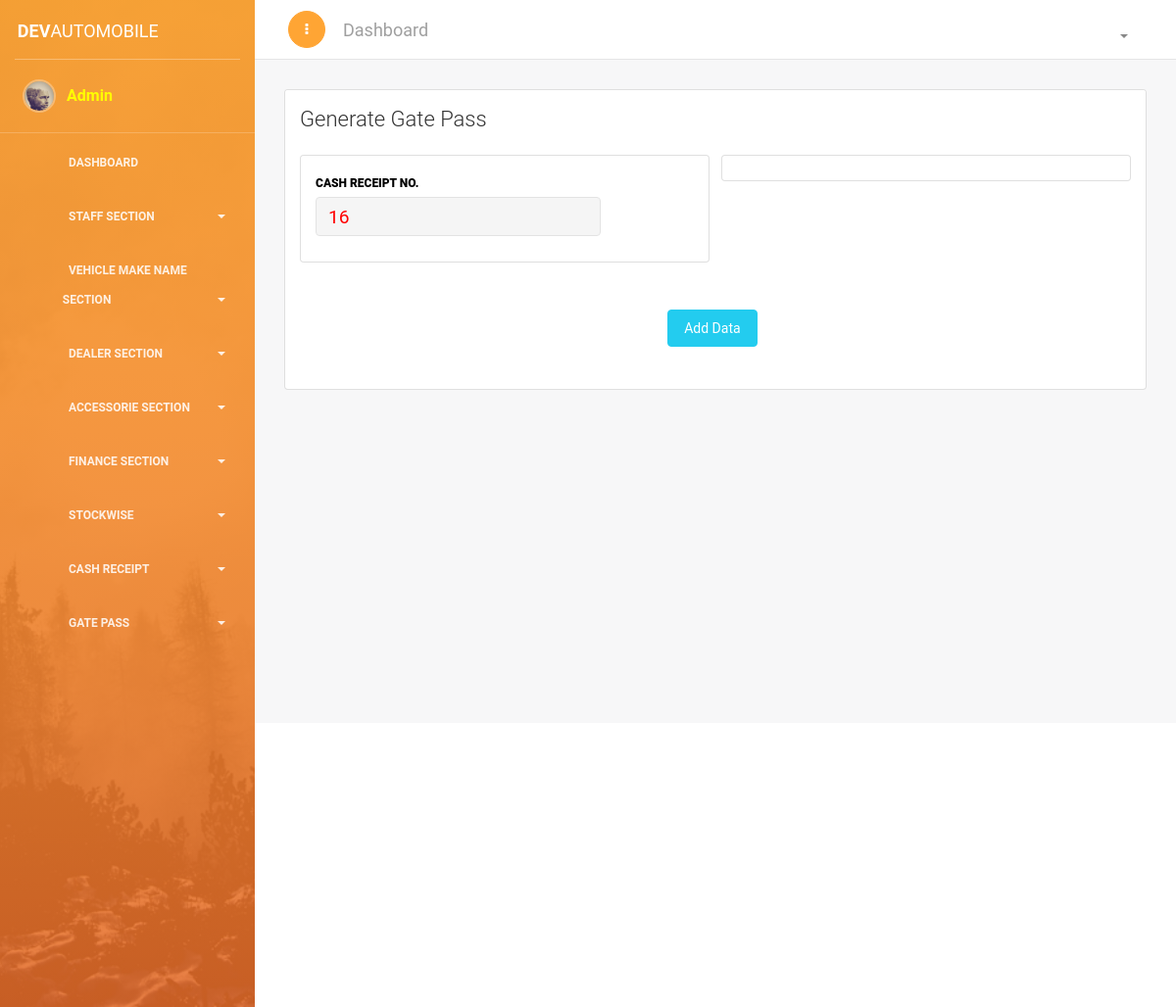
Before: /gate-pass1.php (signed in) with the older database file.
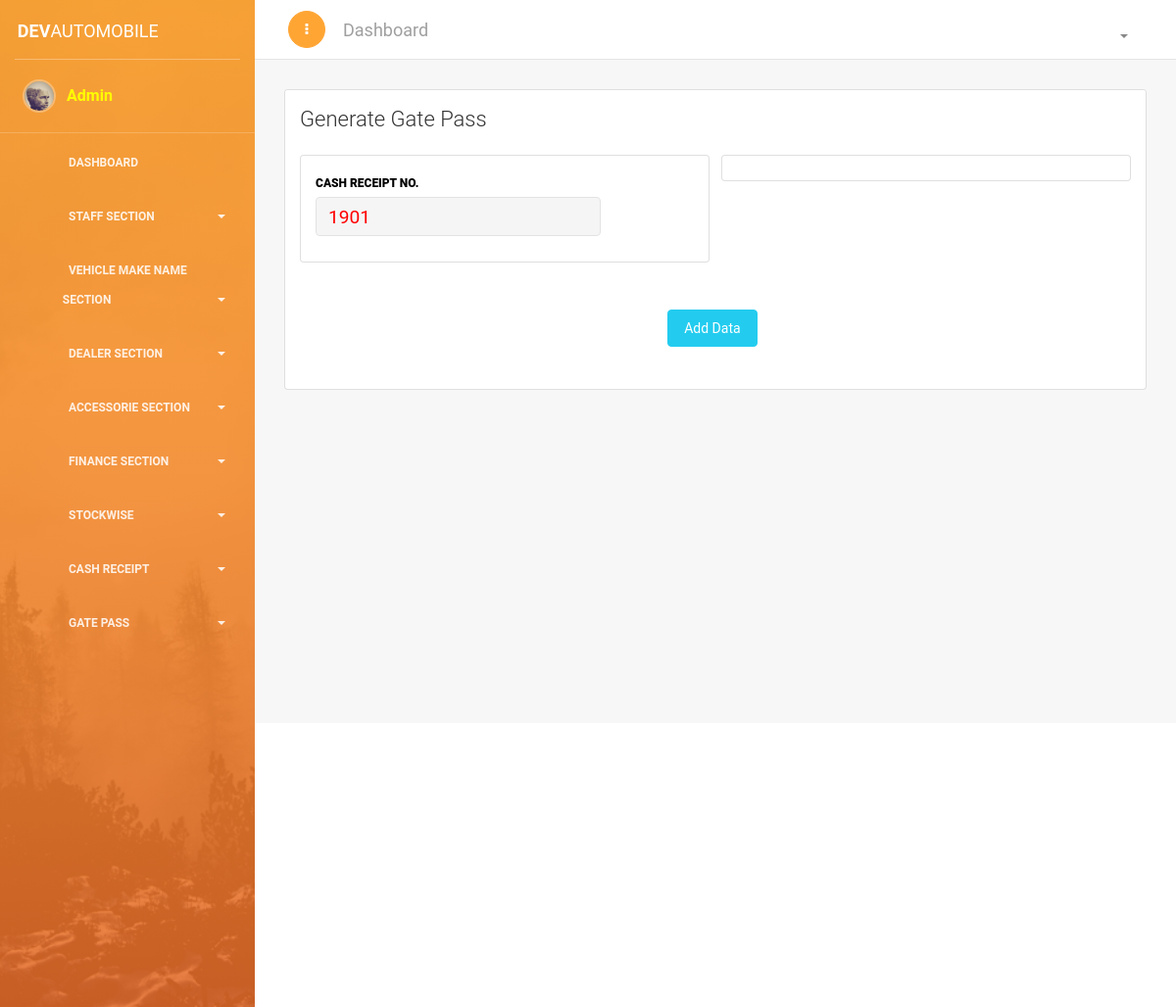
After: the same page with the newer database file.
### tables this page shows
CREATE TABLE `receiptmgmt` (
  `id` int(11) NOT NULL,
  `receiptNo` int(11) NOT NULL,
  `date` varchar(150) NOT NULL,
  `cusName` varchar(250) NOT NULL,
  `forName` varchar(350) NOT NULL,
  `mobile` varchar(15) NOT NULL,
  `financeMode` int(11) NOT NULL,
  `amtPaid` varchar(20) NOT NULL,
  `payVia` varchar(50) NOT NULL,
  `cheqDate` varchar(20) NOT NULL,
  `exVehOpt` int(1) NOT NULL,
  `exVehModel` varchar(90) NOT NULL,
  `exVehNo` varchar(20) NOT NULL,
  `exVehAmt` varchar(20) NOT NULL,
  `updatedTimeDate` datetime NOT NULL DEFAULT '0000-00-00 00:00:00'
);

### gate-pass1.php (the view, shortened to what this page needs)
<?php
if(!isset($_SESSION['name'])){
echo "<script> window.open('login.php', '_self')</script>";
}else{
require_once('header/header.php');
require_once('header/conn.php');
?>
<link href="https://cdn.datatables.net/1.10.18/css/dataTables.bootstrap4.min.css" rel="stylesheet">
		<div class="content">
		<div class="container-fluid">
		<div class="row">
		<div class="col-md-12">
		<div class="card ">
		<div class="card-header ">
		<h4 class="card-title"> Generate Gate Pass </h4>
		</div>
		<div class="card-body ">
		<form method="POST" name="" action="#" class="form-horizontal">
		<div class="row">
		<div class="col-md-6">
		<div class="card stacked-form">
		<div class="card-body ">
		<?php
		$a = "SELECT * FROM receiptmgmt ORDER BY id DESC";
		$ad = mysqli_query($conn, $a);
		$add = mysqli_fetch_array($ad);
		$receiptNo =  1 + $add['receiptNo'];
		?>
		<div class="form-group" id="">
		<label id="font-color-label">Cash Receipt No. </label>
		<input style="color: red;  font-size: larger;  width: auto;" id="shortItem" name="receiptNo" value="<?php echo $receiptNo; ?>" type="text" placeholder="Cash Receipt No." class="form-control" readonly>
		</div>
		</div>
		</div>
		</div>
		<div class="col-md-6">
		<div class="card stacked-form">
		<div class="card-body ">
		</div>
		</div>
		</div>
		</div>
<div class="row">
<div class="col-sm-2">
</div>
<div class="col-sm-10">
<div class="row">
<div class="col-md-4">
</div>
<div class="col-md-4">
<div class="form-group">
<input type="submit" class="btn btn-fill btn-info" name="add" id="addstockdata11" value="Add Data" >
</div>
</div>
<div class="col-md-4">
</div>
</div>
</div>
</div>
</form>
</div>
</div>
</div>
</div>
</div>
</div>
<?php
require_once('header/footer.php');
 } ?>

Changed rows visible on the page:
removed receiptmgmt: receiptNo "16"
now on this page (row edited): receiptmgmt: receiptNo "1901"
